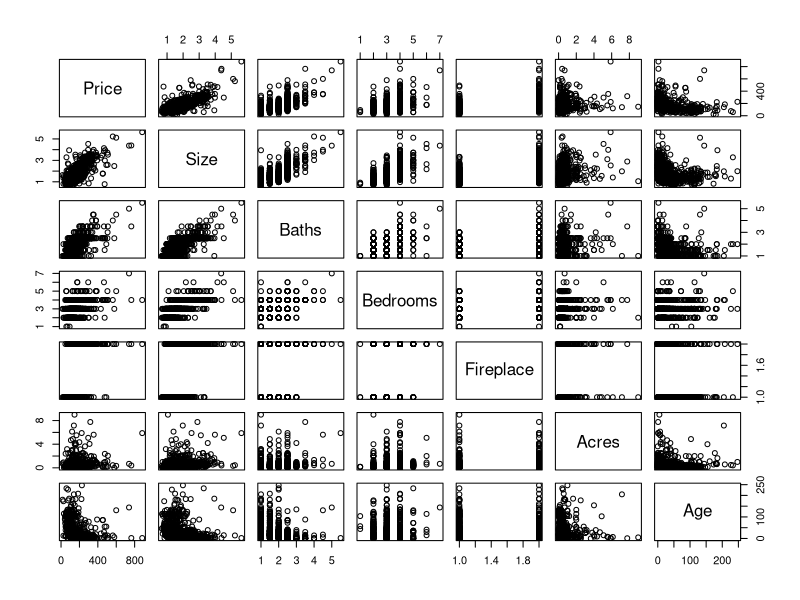
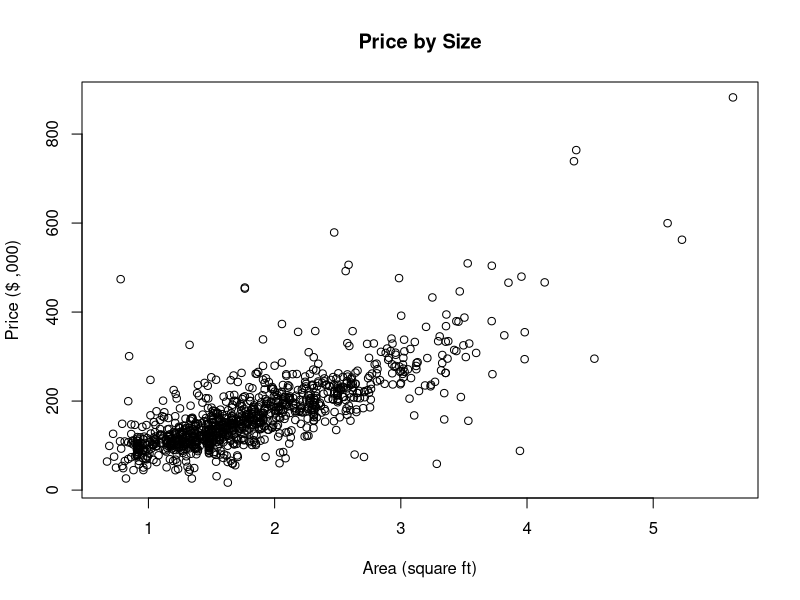
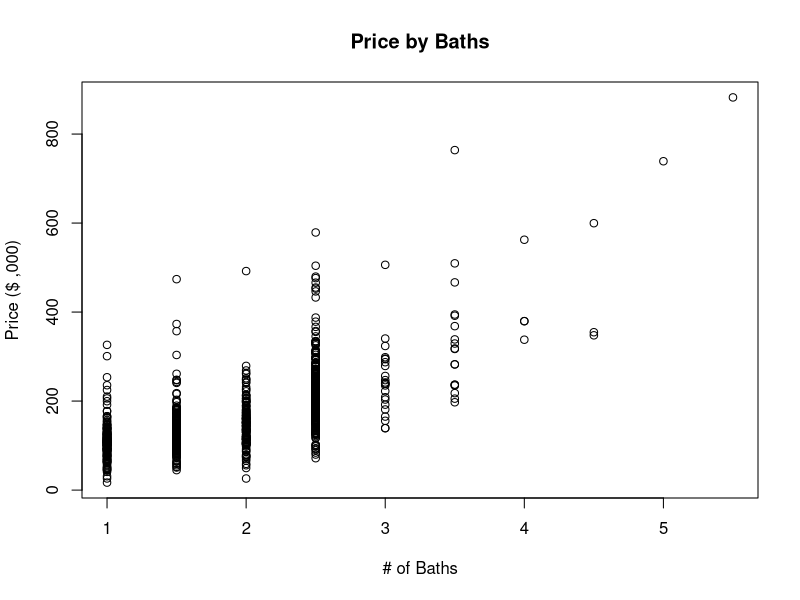
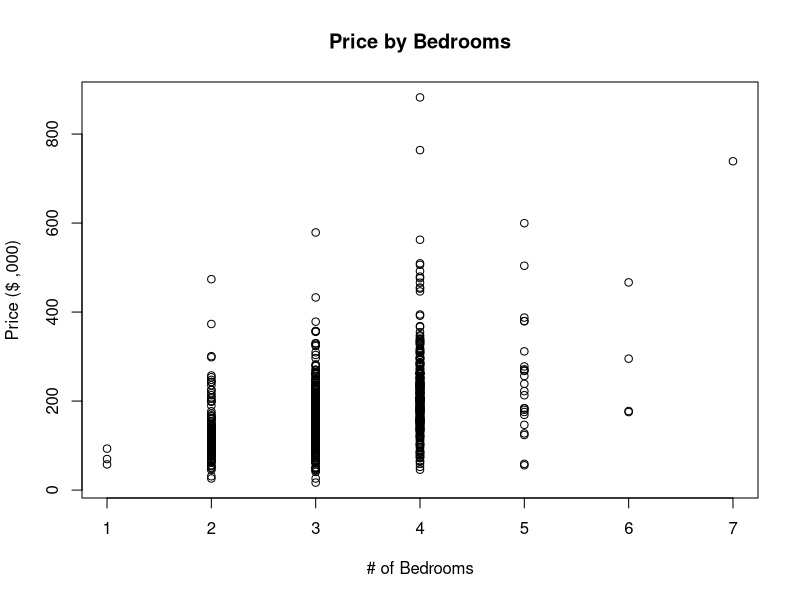
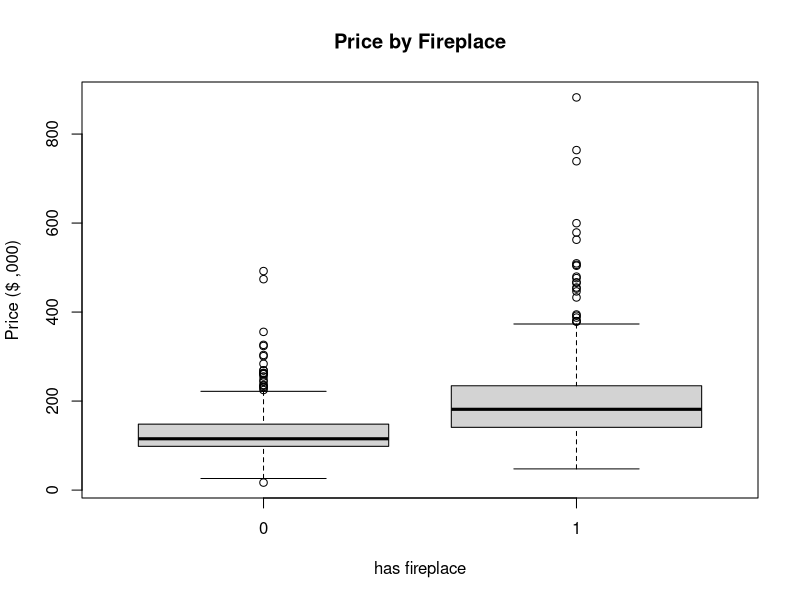
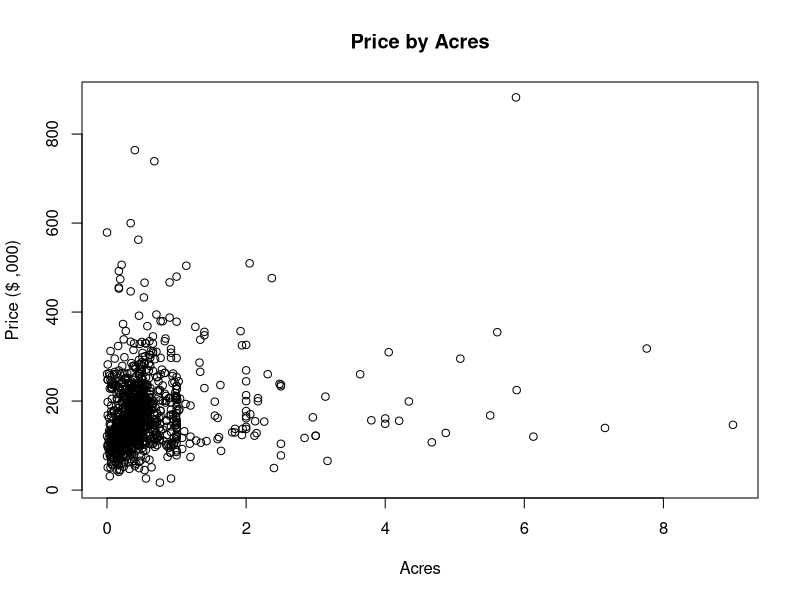
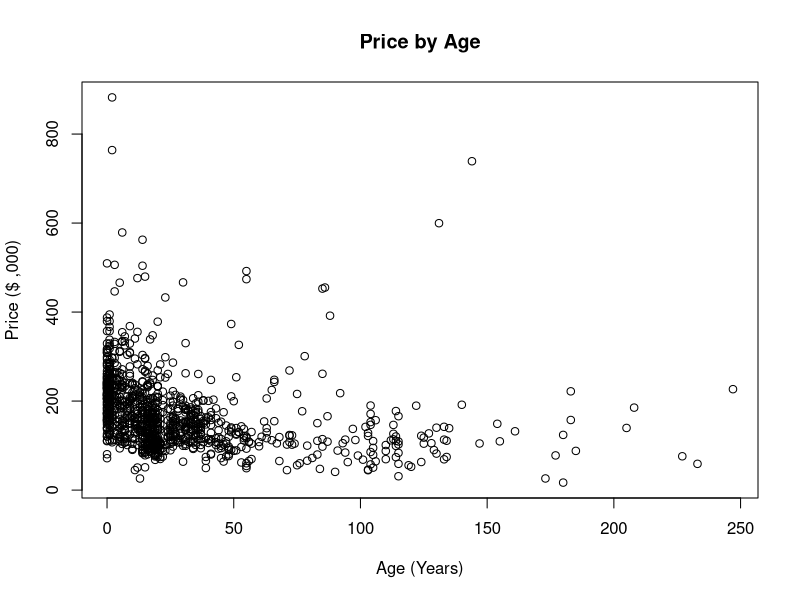
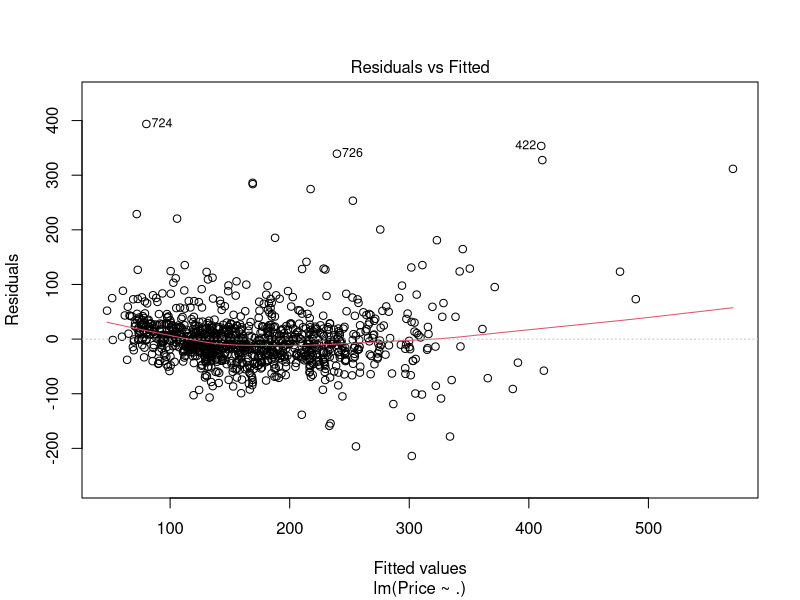

Write R code to recreate these figures, in order. (Note: this script raises an error after producing the figures.)
## ---- chunk 1
rm(list = ls())
library(tidyverse)
library(ggplot2)
library(lmtest)
library(Hmisc)
## ---- chunk 2
df = read.table("../data/houseprices.txt", header = TRUE, sep = "\t")
df$Fireplace <- as.factor(df$Fireplace)
summary(df)

## ---- chunk 3
plot(df)
rcorr(as.matrix(df), type = c("pearson","spearman"))
## ---- chunk 4
plot(df$Size, df$Price, xlab="Area (square ft)", ylab="Price ($ ,000)", main="Price by Size")
plot(df$Baths, df$Price, xlab="# of Baths", ylab="Price ($ ,000)", main="Price by Baths")
plot(df$Bedrooms, df$Price, xlab="# of Bedrooms", ylab="Price ($ ,000)", main="Price by Bedrooms")
plot(df$Fireplace, df$Price, xlab="has fireplace", ylab="Price ($ ,000)", main="Price by Fireplace")
plot(df$Acres, df$Price, xlab="Acres", ylab="Price ($ ,000)", main="Price by Acres")
plot(df$Age, df$Price, xlab="Age (Years)", ylab="Price ($ ,000)", main="Price by Age")
## ---- chunk 5
df.full_lm <- lm(Price ~ ., data = df)
df.full_res = lm(log(Price) ~ ., data = df)
summary(df.full_lm)
summary(df.full_res)



                # the horizon
## ---- chunk 6
# log of response
plot(df.full_lm)
plot(df.full_res)
## ---- chunk 7
# whites test
bptest(df.full_lm, ~ disp*hp*am + I(disp^2) + I(hp^2)+ I(am^2), data = mtcars)
